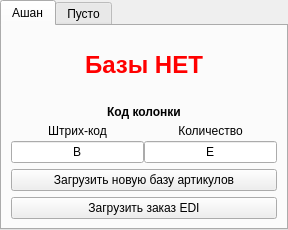
<?xml version="1.0" encoding="UTF-8"?>
<ui version="4.0">
 <class>MainWindow</class>
 <widget class="QMainWindow" name="MainWindow">
  <property name="geometry">
   <rect>
    <x>0</x>
    <y>0</y>
    <width>288</width>
    <height>230</height>
   </rect>
  </property>
  <property name="windowTitle">
   <string>Входящие заказы EDI</string>
  </property>
  <widget class="QWidget" name="centralwidget">
   <layout class="QGridLayout" name="gridLayout">
    <property name="leftMargin">
     <number>0</number>
    </property>
    <property name="topMargin">
     <number>0</number>
    </property>
    <property name="rightMargin">
     <number>0</number>
    </property>
    <property name="bottomMargin">
     <number>0</number>
    </property>
    <property name="spacing">
     <number>0</number>
    </property>
    <item row="0" column="0">
     <widget class="QTabWidget" name="tabWidget">
      <property name="currentIndex">
       <number>0</number>
      </property>
      <widget class="QWidget" name="tab">
       <attribute name="title">
        <string>Ашан</string>
       </attribute>
       <layout class="QGridLayout" name="gridLayout_2">
        <item row="3" column="0">
         <widget class="QPushButton" name="pb_order">
          <property name="text">
           <string>Загрузить заказ EDI</string>
          </property>
         </widget>
        </item>
        <item row="2" column="0">
         <widget class="QPushButton" name="pushButton">
          <property name="text">
           <string>Загрузить новую базу артикулов</string>
          </property>
         </widget>
        </item>
        <item row="0" column="0">
         <widget class="QLabel" name="le_base_auchan">
          <property name="text">
           <string>&lt;html&gt;&lt;head/&gt;&lt;body&gt;&lt;p align=&quot;center&quot;&gt;&lt;span style=&quot; font-size:18pt; font-weight:600; color:#ff0000;&quot;&gt;Базы НЕТ&lt;/span&gt;&lt;/p&gt;&lt;/body&gt;&lt;/html&gt;</string>
          </property>
         </widget>
        </item>
        <item row="1" column="0">
         <layout class="QGridLayout" name="gridLayout_3">
          <property name="spacing">
           <number>0</number>
          </property>
          <item row="2" column="0">
           <widget class="QLineEdit" name="le_kod">
            <property name="text">
             <string>B</string>
            </property>
            <property name="alignment">
             <set>Qt::AlignCenter</set>
            </property>
           </widget>
          </item>
          <item row="1" column="0">
           <widget class="QLabel" name="label">
            <property name="text">
             <string>&lt;html&gt;&lt;head/&gt;&lt;body&gt;&lt;p align=&quot;center&quot;&gt;Штрих-код&lt;/p&gt;&lt;/body&gt;&lt;/html&gt;</string>
            </property>
           </widget>
          </item>
          <item row="2" column="1">
           <widget class="QLineEdit" name="le_value">
            <property name="text">
             <string>E</string>
            </property>
            <property name="alignment">
             <set>Qt::AlignCenter</set>
            </property>
           </widget>
          </item>
          <item row="1" column="1">
           <widget class="QLabel" name="label_2">
            <property name="text">
             <string>&lt;html&gt;&lt;head/&gt;&lt;body&gt;&lt;p align=&quot;center&quot;&gt;Количество&lt;/p&gt;&lt;/body&gt;&lt;/html&gt;</string>
            </property>
           </widget>
          </item>
          <item row="0" column="0" colspan="2">
           <widget class="QLabel" name="label_3">
            <property name="text">
             <string>&lt;html&gt;&lt;head/&gt;&lt;body&gt;&lt;p align=&quot;center&quot;&gt;&lt;span style=&quot; font-weight:600;&quot;&gt;Код колонки&lt;/span&gt;&lt;/p&gt;&lt;/body&gt;&lt;/html&gt;</string>
            </property>
           </widget>
          </item>
         </layout>
        </item>
       </layout>
      </widget>
      <widget class="QWidget" name="tab_2">
       <attribute name="title">
        <string>Пусто</string>
       </attribute>
      </widget>
     </widget>
    </item>
   </layout>
  </widget>
 </widget>
 <resources/>
 <connections>
  <connection>
   <sender>pushButton</sender>
   <signal>clicked()</signal>
   <receiver>MainWindow</receiver>
   <slot>add_base()</slot>
   <hints>
    <hint type="sourcelabel">
     <x>24</x>
     <y>121</y>
    </hint>
    <hint type="destinationlabel">
     <x>-88</x>
     <y>118</y>
    </hint>
   </hints>
  </connection>
  <connection>
   <sender>pb_order</sender>
   <signal>clicked()</signal>
   <receiver>MainWindow</receiver>
   <slot>add_order()</slot>
   <hints>
    <hint type="sourcelabel">
     <x>259</x>
     <y>151</y>
    </hint>
    <hint type="destinationlabel">
     <x>369</x>
     <y>157</y>
    </hint>
   </hints>
  </connection>
 </connections>
 <slots>
  <slot>add_base()</slot>
  <slot>add_order()</slot>
 </slots>
</ui>
